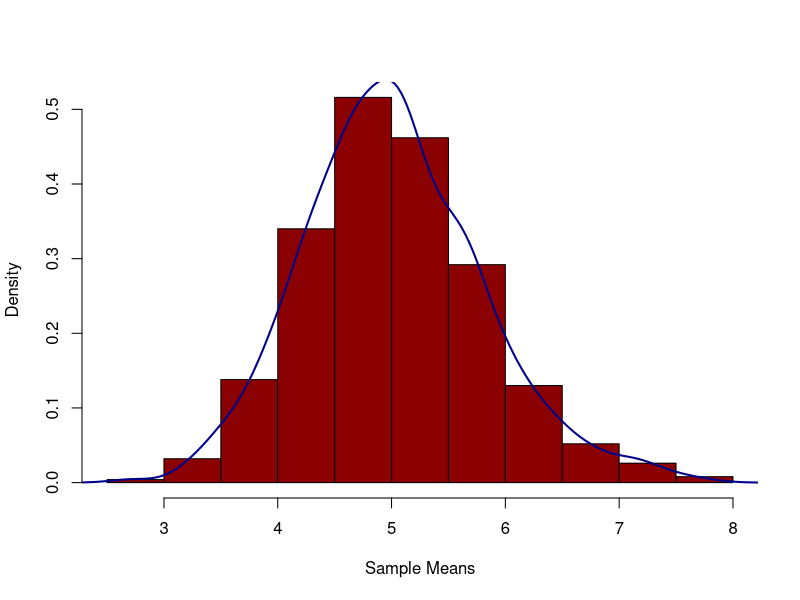
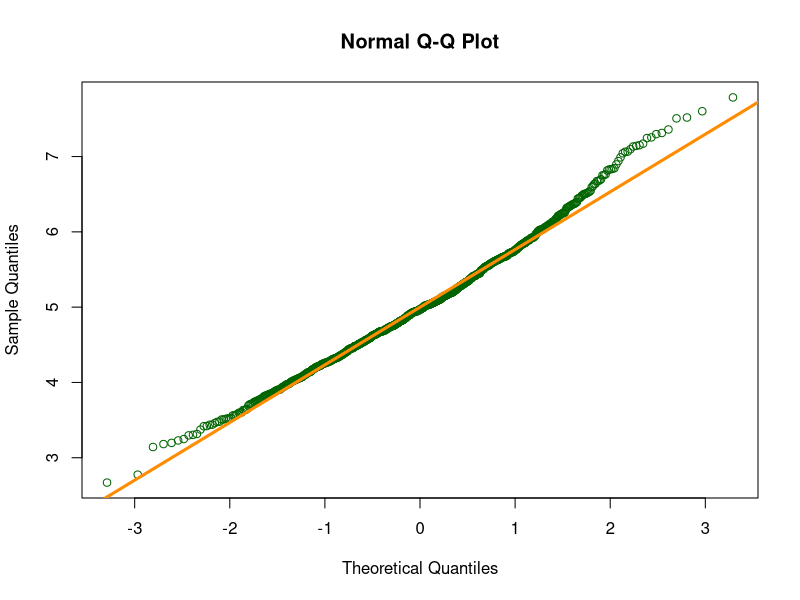

The R script that drew these images, in order: (Note: this script raises an error after producing the figures.)
#bussiness statistics
#FORCASTING & TIME SERIES ANALYSIS

#PROBABILITY , bayesian theory, Bayes theorem, Poisson distribution, 
#to know what the function use - ?function_name - ?rpois


#SAMPLING AND SAMPLING DISTRIBUTION

#In this part we will investigate the exponential dist. in R and compare it with cental limit theorem
#we will do a thousand simulations to investigate the distribution of averages of 40 exponentials

#first we will generate 1000 samoles and compute the sample mean of ecah
sample_means = rep(NA,1000)
for (i in 1:1000) {
  sample_means[i]=mean(rexp(40,0.2))
}

#after that we will compare the sample mean from the simulation to the theoritical mean of the dist.
#Here is how to compute the sample mean of the distrubution from the simulatuion.
mean(sample_means)

#ANd then here we will calculate the theoritical mean of the dist.
1/0.2

# From the calculation above, we can see that the sample mean from the simulation is closely similar with the theoretical mean.
# 
# Now, we will compare the sample variance from the simulation to the theoretical variance of the distribution.
# 
# Here is how to compute the variance of the distribution from the simulation.
var(sample_means)

#Calculate the theoritical variance of the dist.
((1/0.2)^2)/40

# From the calculation above, we can see that the sample variance from the simulation is closely similar with the theoretical mean.
# 
# Now, we will try to show if the distribution from our simulation is normal or not.
# 
# We can verify the normal distribution by comparing the frequency histogram and the density line like shown below :
hist(sample_means, main = " ", xlab = "Sample Means", prob = T, col = "dark red")
lines(density(sample_means), col="dark blue", lwd=2)

#Or, we could verify the normal distribution just by using qqplot like shown below :
qqnorm(sample_means, col="dark green", main = "Normal Q-Q Plot")
qqline(sample_means, col="dark orange",lwd=3)


#what does sampling do? sampling will create samples from the main population.
#Sample calculation is nearly equal to the population calculation.


y<-rnom(1000)
z<- rep(NA,1000)
mynewdata = sample(c(y,z),10)
mynewdata

#######################################################################################################
#ANOVA-analysis of variance 
#investigate relations between catagorious and continious variavles 
#2 types- one way (one catagorical group to consideration), two way(2 catagorical group into consideration)


install.packages("dplyr")
library(dplyr)
data("mtcars")
View(mtcars)
dim(mtcars)
#Variance in mean within group and between group
boxplot(mtcars$disp~factor(mtcars$gear), xlab = "gear", ylab="disp")

# Step 1: Setup Null Hypothesis and Alternate Hypothesis
# H0 = mu = mu01 = mu02(There is no difference
# between average displacement for different gear)
# H1 = Not all means are equal

# Step 2: Calculate test statistics using aov function
mtcars_aov <- aov(mtcars$disp~factor(mtcars$gear))
summary(mtcars_aov)

# Step 3: Calculate F-Critical Value
# For 0.05 Significant value, critical value = alpha = 0.05

# Step 4: Compare test statistics with F-Critical value
# and conclude test p < alpha, Reject Null Hypothesis


######################################################################################################
#2 way anova

library(dplyr)
data("mtcars")
View(mtcars)
dim(mtcars)

# Variance in mean within group and between group
boxplot(mtcars$disp~mtcars$gear, subset = (mtcars$am == 0), 
        xlab = "gear", ylab = "disp", main = "Automatic")
boxplot(mtcars$disp~mtcars$gear, subset = (mtcars$am == 1),
        xlab = "gear", ylab = "disp", main = "Manual")

# Step 1: Setup Null Hypothesis and Alternate Hypothesis
# H0 = mu0 = mu01 = mu02(There is no difference between
# average displacement for different gear)
# H1 = Not all means are equal

# Step 2: Calculate test statistics using aov function
mtcars_aov2 <- aov(mtcars$disp~factor(mtcars$gear) * 
                     factor(mtcars$am))
summary(mtcars_aov2)


# Step 3: Calculate F-Critical Value
# For 0.05 Significant value, critical value = alpha = 0.05

# Step 4: Compare test statistics with F-Critical value 
# and conclude test p < alpha, Reject Null Hypothesis








